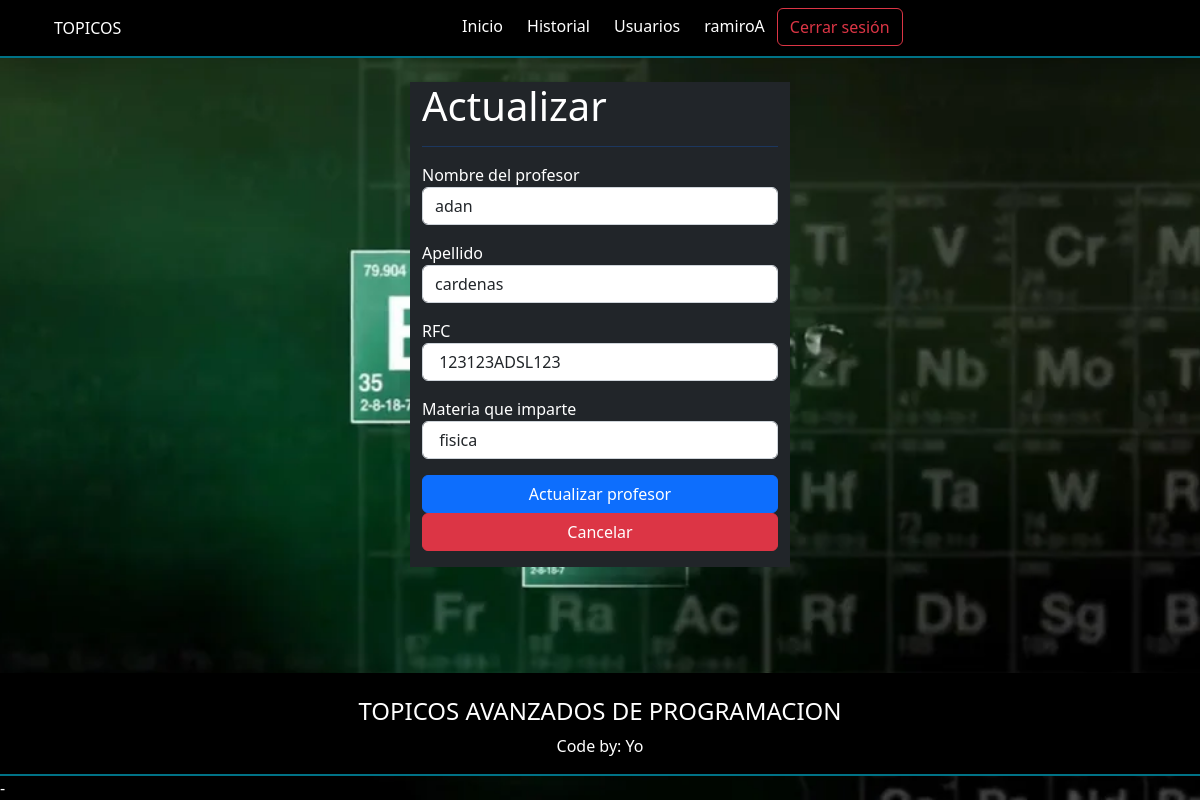
The page /actualizarProfesores.php?id=1 (signed in) on the database its author committed.
### tables this page shows
CREATE TABLE `t_profesores` (
  `id_profesores` int(10) NOT NULL,
  `nombre` varchar(50) NOT NULL,
  `apellido` varchar(50) NOT NULL,
  `rfc` varchar(20) NOT NULL,
  `materia` varchar(50) NOT NULL
);

### actualizarProfesores.php (the view, shortened to what this page needs)
<?php
  require_once './app/config/conexion.php';
  $consulta= $conexion ->prepare("SELECT * FROM t_profesores WHERE id_profesores = :id_profesores ");
  $consulta-> bindParam(":id_profesores",$_GET['id'] );
  $consulta -> execute();
  $profesores = $consulta->fetch(PDO::FETCH_ASSOC);
?>
<!DOCTYPE html>
<html lang="es">
<head>
  <link rel="stylesheet" href="./public/css/b5.css">
  <link rel="stylesheet" href="./public/css/main.css">
</head>
<body>
  <?php
    require_once './components/navbar.php';
  ?>
<main>
  <div class="container mt-4">
    <div class="row justify-content-center">
      <div class="col-md-4 bg-dark">
          <form action="./app/controller/actualizarControllerprofesores.php" method="POST">
            <h1>Actualizar </h1>
            <hr class = "text-primary">
            <label for="nombre">Nombre del profesor</label>
            <input name= "nombre" class= "form-control mb-3" type="text" placeholder="Nombre" value="<?=$profesores['nombre']?>">
            <label for="apellido">Apellido </label>
            <input name= "apellido" class= "form-control mb-3" type="text" placeholder="Apellido " value="<?= $profesores['apellido']?>">
            <label for="rfc">RFC</label>
            <input name= "rfc" class= "form-control mb-3" type="text" placeholder="rfc" value=" <?= $profesores['rfc']?>">
            <label for="materia">Materia que imparte</label>
            <input name= "materia" class= "form-control mb-3" type="text" placeholder="Materia" value=" <?= $profesores['materia']?>">
            <button type = "submit" class="btn btn-primary w-100" >Actualizar profesor</button>
            <a href="./profesores.php" class = "btn btn-danger w-100 mb-3" >Cancelar</a>
        </form>
      </div>
    </div>
  </div>
</main>
  <?php
    require_once './components/footer.php';
  ?>
</body>
</html>-

### public/css/main.css (style rules this page uses)
body { background: url("../img/tabla.jpg") fixed no-repeat 0 0; background-size: cover; background-position: center center; color: #fff; }
html, body { height: 100%; margin: 0; display: flex; flex-direction: column; }
main { flex: 1; }

### rows shown on the page
t_profesores: nombre "adan", apellido "cardenas", rfc "123123ADSL123", materia "fisica"

### other values the page prints
$_SESSION['usuario_sesion']['usuario'] "ramiroA"
